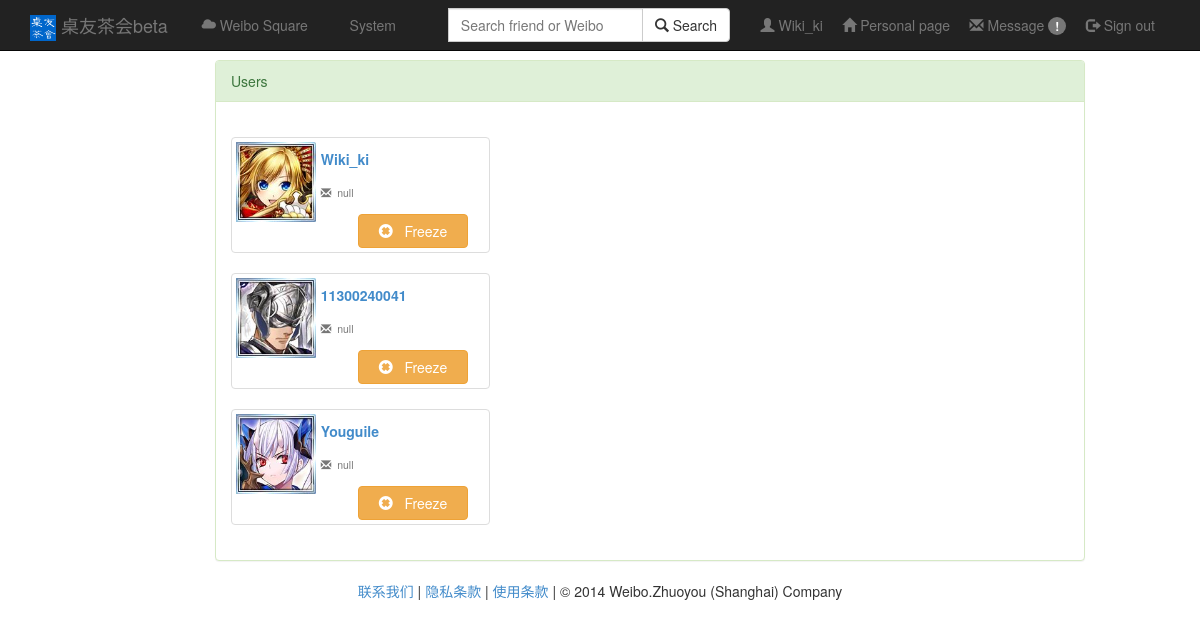
The page /system (signed in) on the database as committed earlier.
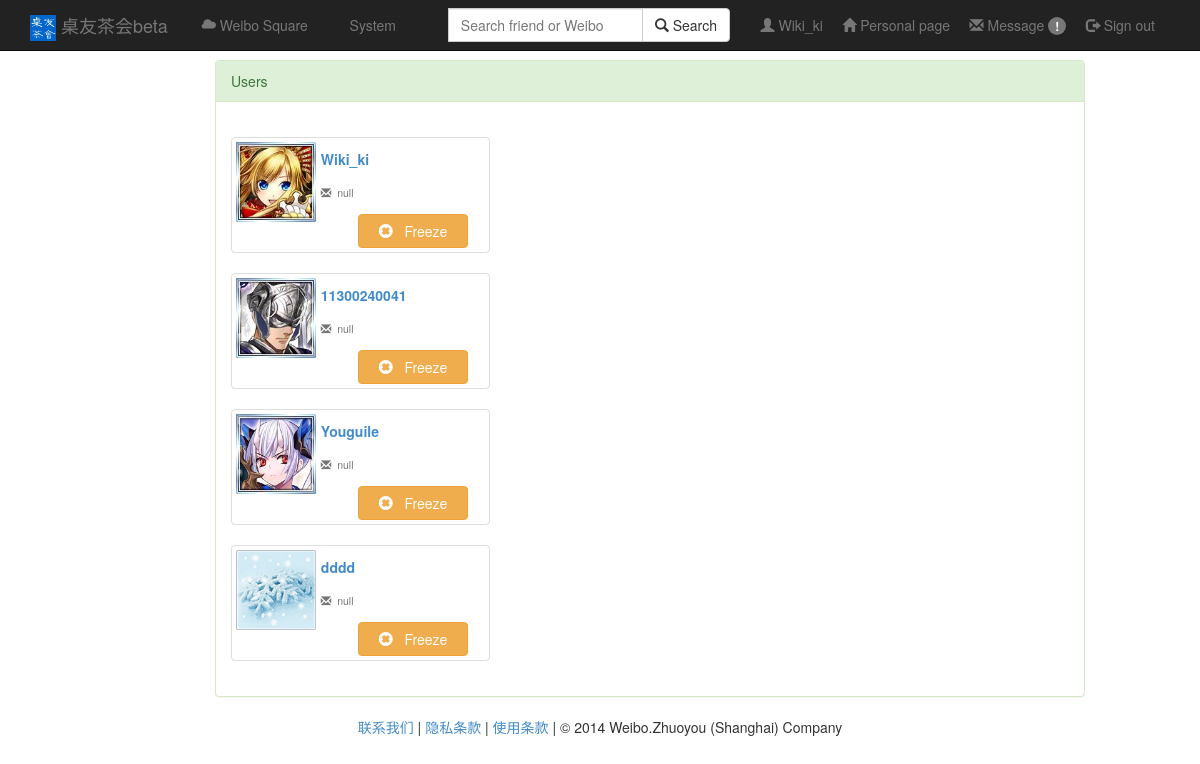
The same page on the database as committed later.
### app/models.py (models this page shows, shortened)
class User(db.Model):
    username = db.Column(db.String(128) , primary_key = True)
    url = db.Column(db.String(128))#头像
    nickname = db.Column(db.String(128) , index = True)
    email = db.Column(db.String(128) , index = True)
    password = db.Column(db.String(256) , index = True)
    state = db.Column(db.SmallInteger , default = STATE_OK)#激活和非激活状态
    role = db.Column(db.SmallInteger ,default = ROLE_USER)#用户和管理员两种权限
    lvip = db.Column(db.SmallInteger , default = 0)#活跃度等级
    point = db.Column(db.SmallInteger , default = 0)#活跃度分值

### app/views.py (the view)
@app.route('/system')
def system():
        if 'username' in session:
                Username = session['username']
                ret = models.User.query.filter_by(username=Username).first()
                posts = models.User.query.filter_by().all()
                if ret.role == 1:
                        return render_template("system.html",posts=posts,ret=ret,nickname=ret.nickname)
                else:
                        return render_template("error.html")
        return render_template("error.html")

### app/templates/system.html (shortened to what this page needs)
{% extends "base.html" %}
{% block content %}
<br>
<br>
<br>
<div class="container-fluid">
      <div class="row">
        <div class="col-md-9 col-md-offset-2">
			<div class="panel panel-success">
				<div class="panel-heading">Users</div>
				<div class="panel-body">
					{% for post in posts %}
					<div class="row">
					  <div class="col-sm-6 col-md-4">
						<div class="thumbnail">
							<div class="row">
								<div class="col-md-3">
									<img src="{{post.url}}" height="80" width="80"></img>
								</div>
								<div class="col-md-9">
									<div class="col-md-4">
										<a class="text-left" href="/homepage?uid={{post.username}}"><h5><b>{{post.username}}</b></h5></a>
									</div>
									<div class="col-md-7">
									</div>
									<div class="col-md-12">
											<label for="friendcard" id="email"><h5><small><span class="glyphicon glyphicon glyphicon-envelope"></span>&nbsp;&nbsp;{{post.email}}</small></h5></label>
									</div>
									<div class="row">
										<div class="col-md-8 col-md-offset-3">
											<button type="submit" class="btn btn-warning btn-block" id="Freeze"><span class="glyphicon glyphicon-remove-sign"></span>&nbsp;&nbsp; Freeze</button>
										</div>
									</div>
								</div>
							</div>
						</div>
					  </div>
					  </div>
					{% endfor %}
					</div>
				</div>
			</div>
        </div>
      </div>
{% endblock %}

### app/templates/base.html (shortened to what this page needs)
<html>
<head>
<link href="/static/css/bootstrap.min.css" rel="stylesheet">
</head>
<body>
<div class="navbar navbar-inverse navbar-fixed-top" role="navigation">
	<div class="container">
		<div class="navbar-header">
			<a class="navbar-brand" href="/home"><img src="/static/pic/icon.jpg" height="26" width="26"></img> 桌友茶会beta</a>
		</div>
		<p class="navbar-text navbar-left">
			&nbsp;<a href="/square" class="navbar-link"><span class="glyphicon glyphicon-cloud"></span>&nbsp;Weibo Square</a>&nbsp;
		</p>
		<p class="navbar-text navbar-left">
			&nbsp;<a href="/system" class="navbar-link">&nbsp;System</a>&nbsp;
		</p>
		<p class="navbar-text navbar-right">
			<span class="glyphicon glyphicon-user"></span><a href="/settings/profile" class="navbar-link" id = "Nick">&nbsp;{{ nickname }}</a>&nbsp;&nbsp;&nbsp;&nbsp;
			<a href="/homepage?uid=self" class="navbar-link"><span class="glyphicon glyphicon glyphicon-home"></span> Personal page</a>&nbsp;&nbsp;&nbsp;&nbsp;
			<a href="/message/letter" class="navbar-link"><span class="glyphicon glyphicon-envelope"></span> Message&nbsp;<span class="badge">!</span></a>&nbsp;&nbsp;&nbsp;&nbsp;
			<a href="/logout" class="navbar-link"><span class="glyphicon glyphicon-log-out"></span> Sign out</a>
		</p>
		<form class="navbar-form navbar-right" role="form" action = "/result" method = "post">
			<div class="input-group">
				<div class="form-group">
				<input type="text" class="form-control" name = "query" placeholder="Search friend or Weibo">
				</div>
				<span class="input-group-btn">
					<button class="btn btn-default" type="submit" ><span class="glyphicon glyphicon-search"></span>&nbsp;Search</button>
				</span>
			</div>&nbsp;&nbsp;&nbsp;&nbsp;
		</form>
	</div>
</div>
	{% block content %} {% endblock %}
	<footer>
		<p align="center"><a href="">联系我们</a> | <a target="_blank" href="">隐私条款</a> | <a target="_blank" href="">使用条款</a> | © 2014 Weibo.Zhuoyou (Shanghai) Company</p>
	</footer>
  </body>
</html>

Rows that differ between the two databases and show on the page:
added User: url (picture), username "dddd", email "null"
